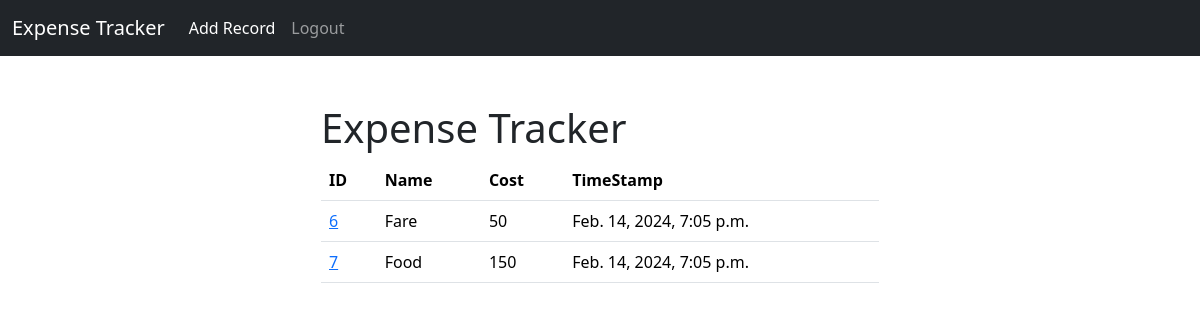
Before: / (signed in) with the older database file.
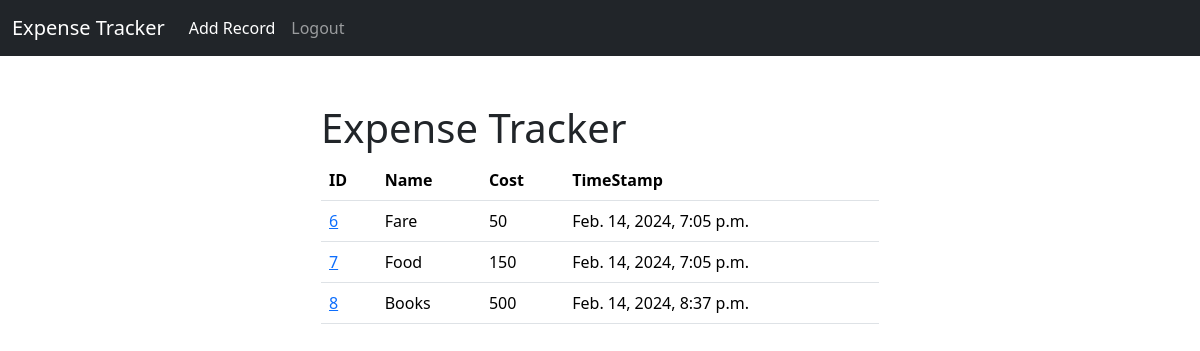
After: the same page with the newer database file.
### tracker/models.py (models this page shows, shortened)
class record(models.Model):
    Name = models.CharField(max_length=50)
    Expenses = models.IntegerField()
    Created_at = models.DateTimeField( auto_now_add= True)

### tracker/views.py (the view)
# urls.py: 2. Add a URL to urlpatterns:  path('', views.home, name='home')
def home(request):
    records = record.objects.all()
    if request.method == 'POST':
        username = request.POST['username']
        password = request.POST['password']
        user = authenticate(request , username = username , password = password)
        if user is not None: #it means that user is authenticated or user exists
            login(request , user)
            messages.success(request , "You have been logged in successfully!")
            return redirect('home')
        else:
            messages.success(request , "You made some error1")
            return redirect('home')
    else :
        return render(request , 'home.html' , {'records' : records})

### tracker/templates/home.html (shortened to what this page needs)
{% extends "base.html" %}
{% block  body %}
<div class = "col-md-6 offset-md-3">
    {% if user.is_authenticated %}
    <h1> Expense Tracker </h1>
    <table class="table">
      <thead>
        <tr>
          <th scope="col">ID</th>
          <th scope="col">Name</th>
          <th scope="col">Cost</th>
          <th scope="col">TimeStamp</th>
        </tr>
      </thead>
      <tbody>
    {% if records %}
    {% for record in records %}
        <tr>
          <td><a href = "{% url "expense_record" record.id %}"> {{record.id}} </a></td>
          <td>{{record.Name}}</td>
          <td>{{record.Expenses}}</td>
          <td>  {{record.Created_at}}  </td>
        </tr>
  {% endfor %}
    {% endif %}
      </tbody>
  </table>
{% endif %}
{% endblock  %}

### tracker/templates/base.html (shortened to what this page needs)
<!doctype html>
<html lang="en">
  <head>
    <link href="https://cdn.jsdelivr.net/npm/bootstrap@5.3.2/dist/css/bootstrap.min.css" rel="stylesheet">
  </head>
  <body>
    {% include "navbar.html" %}
    <div class = "container">
    {% block body %}
    {% endblock  %}
    </div>
  </body>
</html>

### tracker/templates/navbar.html (shortened to what this page needs)
<nav class="navbar navbar-expand-lg navbar-dark bg-dark ">
    <div class="container-fluid">
      <a class="navbar-brand" href="{% url "home" %}"> Expense Tracker</a>
      <div class="collapse navbar-collapse" id="navbarNav">
        <ul class="navbar-nav">
          <li class="nav-item">
            <a class="nav-link active" aria-current="page" href="{% url "add" %}"> Add Record</a>
          </li>
          {% if user.is_authenticated %}
          <li class="nav-item">
            <a class="nav-link" href="{% url "logout" %}"> Logout</a>
          </li>
          {% endif %}
        </ul>
      </div>
    </div>
  </nav>

Changed rows visible on the page:
added record: id "8", Name "Books", Expenses "500", Created_at "Feb. 14, 2024, 8:37 p.m."
